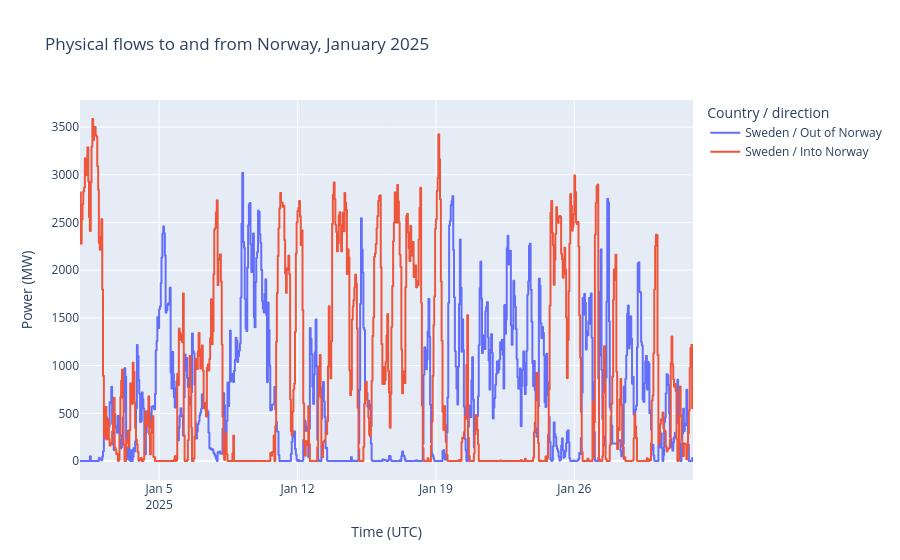

The notebook cell saved with this chart:
### Markdown cell above
## 15. Physical-flow power during January

Choose one or more countries in `selected_countries`. Each country and direction receives a separate line for January of `selected_year`. The vertical axis is **power (MW)**, not annual energy. UTC timestamps and stepped lines show that a published value applies until the next time block.

### Code cell
# Start with the same country as the pie chart; add names to compare borders.
selected_countries = [selected_country]
if not selected_countries or not set(selected_countries).issubset(COUNTRY_CODES):
    raise ValueError("Select one or more countries from COUNTRY_CODES.")

# Collect only the selected January blocks from the Spark/Cassandra extract.
january_data = (
    january_flows_for_lines
    .filter((F.col("year") == selected_year)
            & F.col("country").isin(selected_countries))
    .orderBy("country", "direction", "timestamp_utc")
    .toPandas()
)
if january_data.empty:
    raise ValueError("No January data for the selected year and countries.")

# Check the first and last UTC times, plus every join between blocks.
january_start = pd.Timestamp(f"{selected_year}-01-01")
february_start = pd.Timestamp(f"{selected_year}-02-01")
line_parts = []
for (country, direction), blocks in january_data.groupby(["country", "direction"]):
    blocks = blocks.sort_values("timestamp_utc").copy()
    # A stepped line needs one final point to show the end of its last block.
    block_ends = blocks["end_utc"].clip(upper=february_start)
    if (blocks["timestamp_utc"].iloc[0] != january_start
            or block_ends.iloc[-1] != february_start
            or (blocks["timestamp_utc"].iloc[1:].reset_index(drop=True)
                != block_ends.iloc[:-1].reset_index(drop=True)).any()):
        raise ValueError(f"Incomplete January coverage for {country} {direction}.")
    blocks["series"] = (f"{country} / "
                        + ("Into Norway" if direction == "import" else "Out of Norway"))
    endpoint = blocks.iloc[[-1]].copy()
    endpoint["timestamp_utc"] = february_start
    line_parts.append(pd.concat([blocks, endpoint], ignore_index=True))

line_data = pd.concat(line_parts, ignore_index=True)
# A stepped line shows that each MW value applies until its block ends.
january_lines = px.line(
    line_data, x="timestamp_utc", y="power_mw", color="series", line_shape="hv",
    title=f"Physical flows to and from Norway, January {selected_year}",
    labels={"timestamp_utc": "Time (UTC)", "power_mw": "Power (MW)",
            "series": "Country / direction"},
)
january_lines.show()

### Figure 1 — Plotly figure (JSON) as saved in the notebook; plotly's stock layout.template omitted (floating-point values rounded to 4 significant figures; data arrays with more than 128 entries replaced by an {"elided": "..."} marker saying what was removed)
{"data": [{"hovertemplate": "Country / direction=Sweden / Out of Norway<br>Time (UTC)=%{x}<br>Power (MW)=%{y}<extra></extra>", "legendgroup": "Sweden / Out of Norway", "line": {"color": "#636efa", "dash": "solid", "shape": "hv"}, "marker": {"symbol": "circle"}, "mode": "lines", "name": "Sweden / Out of Norway", "showlegend": true, "type": "scattergl", "x": {"elided": "616 str values"}, "xaxis": "x", "y": {"elided": "616 float values"}, "yaxis": "y"}, {"hovertemplate": "Country / direction=Sweden / Into Norway<br>Time (UTC)=%{x}<br>Power (MW)=%{y}<extra></extra>", "legendgroup": "Sweden / Into Norway", "line": {"color": "#EF553B", "dash": "solid", "shape": "hv"}, "marker": {"symbol": "circle"}, "mode": "lines", "name": "Sweden / Into Norway", "showlegend": true, "type": "scattergl", "x": {"elided": "554 str values"}, "xaxis": "x", "y": {"elided": "554 float values"}, "yaxis": "y"}], "layout": {"legend": {"title": {"text": "Country / direction"}, "tracegroupgap": 0}, "title": {"text": "Physical flows to and from Norway, January 2025"}, "xaxis": {"anchor": "y", "domain": [0, 1], "title": {"text": "Time (UTC)"}}, "yaxis": {"anchor": "x", "domain": [0, 1], "title": {"text": "Power (MW)"}}}}
